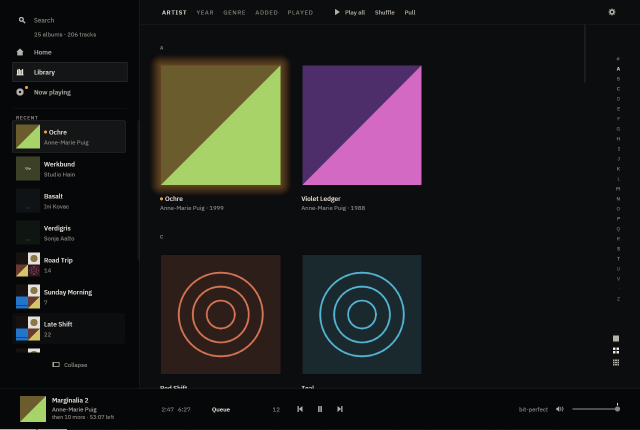
#> input picture docs/design/impl/home-stats/00-lane-before-1280.png, 1280 x 860 px (shown at 1/2 size); the run also reads 1 picture not shown here
$ python measure.py
#> lines starting #> are read from the running program, lines starting #| are printed output that depends on the picture
#!/usr/bin/env python3
"""Count the lane's `RECENT` rows off the rendered frames, rather than
deriving them.

The claim the whole change is measured by is *what removing the well's second
line gives the list back*. That is 20 px of head against a 64 px row pitch, so
it is a statement about pixels — and the arithmetic that preceded these frames
got it wrong in both directions, which is why this file exists.

It counts **sleeves** down the lane's left flank. Every `RECENT` row draws a
48 px square of artwork at a fixed x on a 64 px pitch, against the lane's own
recess, and the head above draws nothing that wide; a row clipped by the
viewport's foot draws a run *shorter* than 48, which is exactly the thing that
has to be told from a whole row. So: runs of "not the ground" in a 48 px-wide
column strip, whole ones counted, short ones reported.

`00-lane-before-1280.png` / `19-lane-before-1920.png` are the same script run
against the binary one commit earlier — same fixture, same lists, same records
played, same windows — so the before/after is a measurement and not a memory.

Usage: measure.py <frames-dir>
"""

import sys
from pathlib import Path

try:
    from PIL import Image
except ImportError:  # pragma: no cover - the harness installs Pillow
    print("  (Pillow not present; skipping the measured checks)")
    sys.exit(0)

# The lane's own geometry: GAP_XL 24 in, then a GAP_SM before the sleeve.
SLEEVE_X0, SLEEVE_X1 = 32, 80
# A whole sleeve. A row clipped by the viewport's foot draws less.
WHOLE = 48
# Below the head in every frame either side of the change: the tallest thing
# the head puts in this strip is the 40 px current-place card, and `RECENT`'s
# own word sits at y≈212. Scanning from here means every run below is a
# sleeve, so a *clipped* row is measurable rather than indistinguishable from
# a glyph.
LIST_TOP = 216


def sleeve_runs(path):
    """Every run of ink in the lane's sleeve column, top to bottom."""
    im = Image.open(path).convert("RGB")
    px = im.load()
    ground = px[10, im.height // 2]
    runs, start = [], None
    # Stop above the foot marks, which are centred and never reach this strip.
    for y in range(LIST_TOP, im.height - 80):
        lit = any(
            sum(abs(a - b) for a, b in zip(px[x, y], ground)) > 24
            for x in range(SLEEVE_X0, SLEEVE_X1, 2)
        )
        if lit and start is None:
            start = y
        elif not lit and start is not None:
            runs.append((start, y - start))
            start = None
    if start is not None:
        runs.append((start, im.height - 80 - start))
    return [r for r in runs if r[1] >= 4]


def rows(path):
    """(whole rows, px of the first clipped row) for one frame."""
    runs = sleeve_runs(path)
    whole = [r for r in runs if r[1] >= WHOLE]
    # Only the *last* run can be a row the viewport's foot cut off; a short
    # run anywhere above it is a sleeve's own quiet artwork against the ground.
    tail = runs[-1][1] if runs and runs[-1][1] < WHOLE else 0
    return len(whole), tail, (whole[0][0] if whole else None)


def compare(frames, before, after, want_before, want_after):
    ok = True
    for path, want in ((before, want_before), (after, want_after)):
        p = frames / path
        if not p.exists():
            print(f"  ..   no frame at {p}")
            continue
        whole, clipped, top = rows(p)
        good = whole == want
        ok &= good
        print(
            f"  {'ok  ' if good else 'FAIL'} {path}: {whole} whole RECENT rows "
            f"(want {want}), first at y={top}, +{clipped} px of the next"
        )
    return ok


def main(out):
    frames = Path(out)
    ok = True
    print("  1280 x 860 — the 20 px is banked, not cashed:")
    ok &= compare(frames, "00-lane-before-1280.png", "01-lane-at-rest-1280.png", 7, 7)
#> in sleeve_runs, im is the input picture: PIL image 1280x860 RGB; mean R, G, B 31.1, 28.8, 28.5
#> in sleeve_runs, `ground = px[10, im.height // 2]`: ground = (6, 7, 8)
#> the loop in sleeve_runs, `for y in range(LIST_TOP, im.height - 80):` made 564 passes
#> lit on passes 1 to 12: True, False, False, False, False, False, False, False, False, False, False, False
#> after the loop in sleeve_runs, `for y in range(LIST_TOP, im.height - 80):`: runs = [(216, 1), (232, 7), (241, 64), (313, 48), (377, 48), (441, 48), (505, 48), (569, 48), (633, 48), (697, 8), (777, 1)]
#> in rows, `runs = sleeve_runs(path)`: runs = [(232, 7), (241, 64), (313, 48), (377, 48), (441, 48), (505, 48), (569, 48), (633, 48), (697, 8)]
#> in rows, `whole = [r for r in runs if r[1] >= WHOLE]`: whole = [(241, 64), (313, 48), (377, 48), (441, 48), (505, 48), (569, 48), (633, 48)]
#> in rows, `tail = runs[-1][1] if runs and runs[-1][1] < WHOLE else 0`: tail = 8
#> in compare, `whole, clipped, top = rows(p)`: whole = 7; clipped = 8; top = 241
#> in compare, `good = whole == want`: good = True
#|   ok   00-lane-before-1280.png: 7 whole RECENT rows (want 7), first at y=241, +8 px of the next
#> pass 2 of the loop in compare, `for path, want in ((before, want_before), (after, want_after)):`:
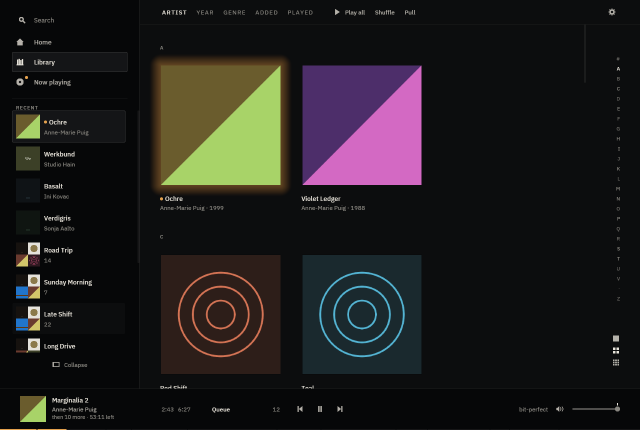
#> input picture docs/design/impl/home-stats/01-lane-at-rest-1280.png, 1280 x 860 px (shown at 1/2 size)
#> in sleeve_runs, im is the input picture: PIL image 1280x860 RGB; mean R, G, B 31.2, 28.8, 28.6
#> the loop in sleeve_runs (call 2), `for y in range(LIST_TOP, im.height - 80):` made 564 passes
#> after the loop in sleeve_runs (call 2), `for y in range(LIST_TOP, im.height - 80):`: runs = [(216, 3), (221, 64), (293, 48), (357, 48), (421, 48), (485, 48), (549, 48), (613, 48), (677, 28), (777, 1)]
#> clipped = 28; top = 221
#|   ok   01-lane-at-rest-1280.png: 7 whole RECENT rows (want 7), first at y=221, +28 px of the next
#> ok = True
    print("  1920 x 1080 — the row the readout line was costing:")
    ok &= compare(frames, "19-lane-before-1920.png", "20-lane-at-rest-1920.png", 10, 11)
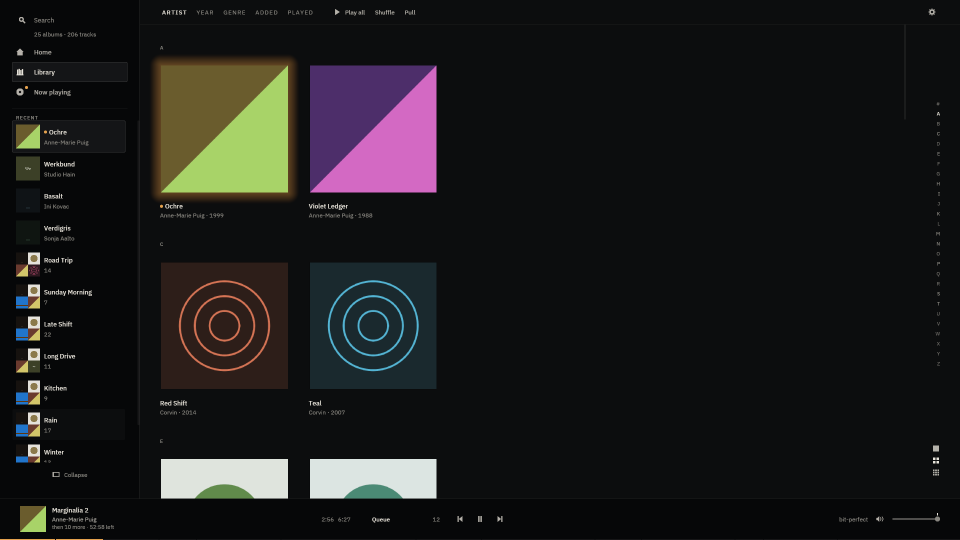
#> input picture docs/design/impl/home-stats/19-lane-before-1920.png, 1920 x 1080 px (shown at 1/2 size)
#> in sleeve_runs, im is the input picture: PIL image 1920x1080 RGB; mean R, G, B 27.3, 26.5, 26.6
#> the loop in sleeve_runs (call 3), `for y in range(LIST_TOP, im.height - 80):` made 784 passes
#> after the loop in sleeve_runs (call 3), `for y in range(LIST_TOP, im.height - 80):`: runs = [(216, 1), (232, 7), (241, 64), (313, 48), (377, 48), (441, 48), (505, 48), (569, 48), (633, 48), (697, 48), (761, 48), (825, 48), (889, 36), (997, 1)]
#|   ok   19-lane-before-1920.png: 10 whole RECENT rows (want 10), first at y=241, +36 px of the next
#> pass 2 of the loop in compare, `for path, want in ((before, want_before), (after, want_after)):`:
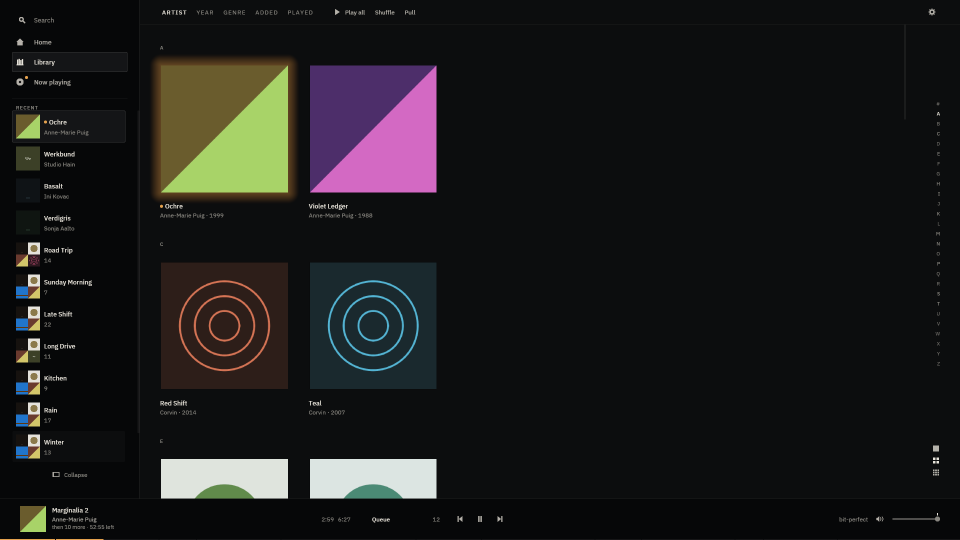
#> input picture docs/design/impl/home-stats/20-lane-at-rest-1920.png, 1920 x 1080 px (shown at 1/2 size)
#> in sleeve_runs, im is the input picture: PIL image 1920x1080 RGB; mean R, G, B 27.3, 26.5, 26.6
#> the loop in sleeve_runs (call 4), `for y in range(LIST_TOP, im.height - 80):` made 784 passes
#> after the loop in sleeve_runs (call 4), `for y in range(LIST_TOP, im.height - 80):`: runs = [(216, 3), (221, 64), (293, 48), (357, 48), (421, 48), (485, 48), (549, 48), (613, 48), (677, 48), (741, 48), (805, 48), (869, 48), (997, 1)]
#|   ok   20-lane-at-rest-1920.png: 11 whole RECENT rows (want 11), first at y=221, +0 px of the next
    print("  and nothing moves when a key lands in the well:")
    for rest, mid in (
        ("01-lane-at-rest-1280.png", "02-lane-mid-query-1280.png"),
        ("20-lane-at-rest-1920.png", "21-lane-mid-query-1920.png"),
    ):
        a, b = frames / rest, frames / mid
        if not (a.exists() and b.exists()):
            continue
        moved = rows(a)[2] != rows(b)[2]
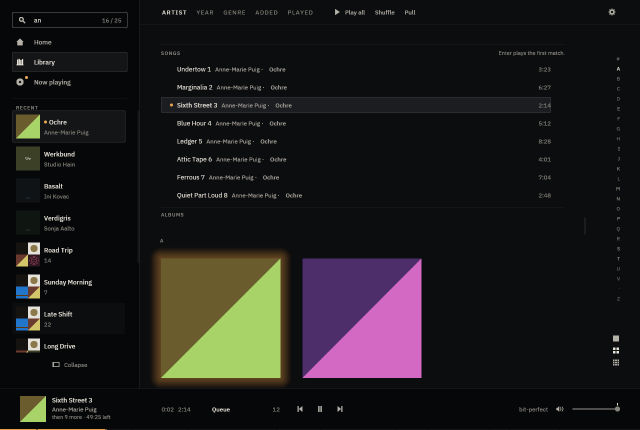
#> input picture docs/design/impl/home-stats/02-lane-mid-query-1280.png, 1280 x 860 px (shown at 1/2 size)
#> in sleeve_runs, im is the input picture: PIL image 1280x860 RGB; mean R, G, B 29.2, 26.9, 26.8
#> the loop in sleeve_runs (call 6), `for y in range(LIST_TOP, im.height - 80):` made 564 passes
#> moved = False
        ok &= not moved
        print(
            f"  {'FAIL' if moved else 'ok  '} {mid}: first row at "
            f"y={rows(b)[2]}, against y={rows(a)[2]} at rest"
        )
#|   ok   02-lane-mid-query-1280.png: first row at y=221, against y=221 at rest
#> pass 2 of the loop in main, `for rest, mid in (`:
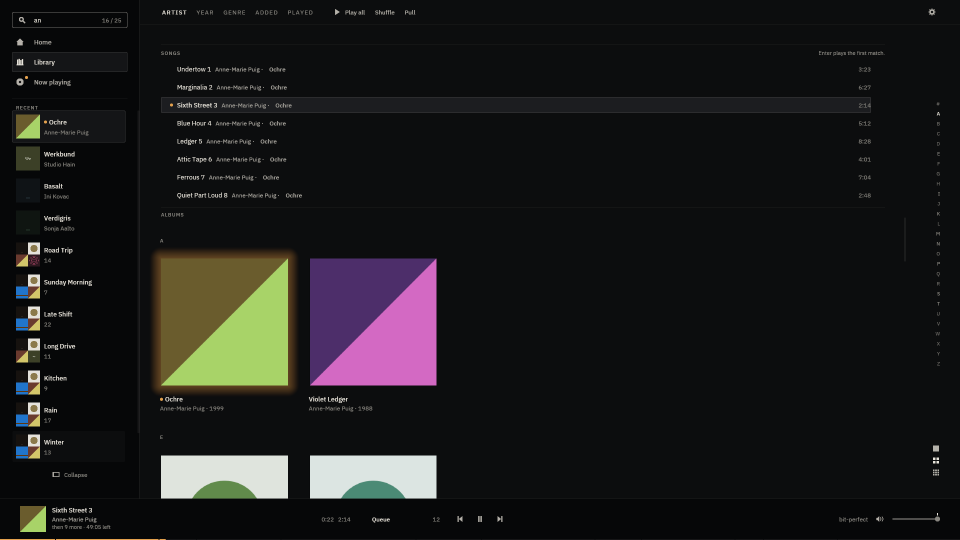
#> input picture docs/design/impl/home-stats/21-lane-mid-query-1920.png, 1920 x 1080 px (shown at 1/2 size)
#> in sleeve_runs, im is the input picture: PIL image 1920x1080 RGB; mean R, G, B 26.5, 25.8, 25.9
#|   ok   21-lane-mid-query-1920.png: first row at y=221, against y=221 at rest
    print("  measured:", "all good" if ok else "SOMETHING MOVED")
#|   measured: all good
    return 0 if ok else 1


if __name__ == "__main__":
    sys.exit(main(sys.argv[1] if len(sys.argv) > 1 else "."))
#> (the program exits here)
